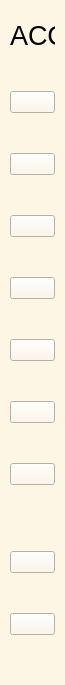
     <widget class="QWidget" name="icon_only_widget" native="true">
      <property name="minimumSize">
       <size>
        <width>65</width>
        <height>0</height>
       </size>
      </property>
      <property name="maximumSize">
       <size>
        <width>65</width>
        <height>16777215</height>
       </size>
      </property>
      <property name="styleSheet">
       <string notr="true"> background-color: #FEF6E4;
  
</string>
      </property>
      <layout class="QVBoxLayout" name="verticalLayout" stretch="0,0,0,0,0,0,0,0,0,0,0">
       <property name="spacing">
        <number>40</number>
       </property>
       <property name="leftMargin">
        <number>10</number>
       </property>
       <property name="topMargin">
        <number>20</number>
       </property>
       <property name="rightMargin">
        <number>10</number>
       </property>
       <property name="bottomMargin">
        <number>50</number>
       </property>
       <item>
        <widget class="QLabel" name="icon_only_Acc">
         <property name="font">
          <font>
           <pointsize>20</pointsize>
           <weight>50</weight>
           <bold>false</bold>
          </font>
         </property>
         <property name="text">
          <string>ACC</string>
         </property>
        </widget>
       </item>
       <item>
        <widget class="QPushButton" name="dashboardbutton_2">
         <property name="sizePolicy">
          <sizepolicy hsizetype="Expanding" vsizetype="Expanding">
           <horstretch>0</horstretch>
           <verstretch>0</verstretch>
          </sizepolicy>
         </property>
         <property name="styleSheet">
          <string notr="true">QPushButton:hover {
    background-color: qlineargradient(spread: pad, x1: 0, y1: 0, x2: 1, y2: 0, stop: 0 #FEF6E4, stop: 1 #ADD8E6);
    border-top-left-radius: 20px;
    border-bottom-left-radius: 20px;
}

QPushButton:pressed {
    background-color: rgb(254, 246, 228);
    border-top-left-radius: 20px;
    border-bottom-left-radius: 20px;
 
}
</string>
         </property>
         <property name="text">
          <string/>
         </property>
         <property name="icon">
          <iconset resource="resource.qrc">
           <normaloff>:/icons/icon/dashboard.png</normaloff>:/icons/icon/dashboard.png</iconset>
         </property>
         <property name="checkable">
          <bool>true</bool>
         </property>
         <property name="autoExclusive">
          <bool>true</bool>
         </property>
        </widget>
       </item>
       <item>
        <widget class="QPushButton" name="peoplebutton_2">
         <property name="sizePolicy">
          <sizepolicy hsizetype="Expanding" vsizetype="Expanding">
           <horstretch>0</horstretch>
           <verstretch>0</verstretch>
          </sizepolicy>
         </property>
         <property name="styleSheet">
          <string notr="true">QPushButton:hover {
    background-color: qlineargradient(spread: pad, x1: 0, y1: 0, x2: 1, y2: 0, stop: 0 #FEF6E4, stop: 1 #ADD8E6);
    border-top-left-radius: 20px;
    border-bottom-left-radius: 20px;
}

QPushButton:pressed {
    background-color: rgb(254, 246, 228);
    border-top-left-radius: 20px;
    border-bottom-left-radius: 20px;
 
}
</string>
         </property>
         <property name="text">
          <string/>
         </property>
         <property name="icon">
          <iconset resource="resource.qrc">
           <normaloff>:/icons/icon/people.png</normaloff>:/icons/icon/people.png</iconset>
         </property>
         <property name="checkable">
          <bool>true</bool>
         </property>
         <property name="autoExclusive">
          <bool>true</bool>
         </property>
        </widget>
       </item>
       <item>
        <widget class="QPushButton" name="acbutton_2">
         <property name="sizePolicy">
          <sizepolicy hsizetype="Expanding" vsizetype="Expanding">
           <horstretch>0</horstretch>
           <verstretch>0</verstretch>
          </sizepolicy>
         </property>
         <property name="styleSheet">
          <string notr="true">QPushButton:hover {
    background-color: qlineargradient(spread: pad, x1: 0, y1: 0, x2: 1, y2: 0, stop: 0 #FEF6E4, stop: 1 #ADD8E6);
    border-top-left-radius: 20px;
    border-bottom-left-radius: 20px;
}

QPushButton:pressed {
    background-color: rgb(254, 246, 228);
    border-top-left-radius: 20px;
    border-bottom-left-radius: 20px;
 
}
</string>
         </property>
         <property name="text">
          <string/>
         </property>
         <property name="icon">
          <iconset resource="resource.qrc">
           <normaloff>:/icons/icon/Ac.png</normaloff>:/icons/icon/Ac.png</iconset>
         </property>
         <property name="checkable">
          <bool>true</bool>
         </property>
         <property name="autoExclusive">
          <bool>true</bool>
         </property>
        </widget>
       </item>
       <item>
        <widget class="QPushButton" name="eclectricfanbutton">
         <property name="sizePolicy">
          <sizepolicy hsizetype="Expanding" vsizetype="Expanding">
           <horstretch>0</horstretch>
           <verstretch>0</verstretch>
          </sizepolicy>
         </property>
         <property name="styleSheet">
          <string notr="true">QPushButton:hover {
    background-color: qlineargradient(spread: pad, x1: 0, y1: 0, x2: 1, y2: 0, stop: 0 #FEF6E4, stop: 1 #ADD8E6);
    border-top-left-radius: 20px;
    border-bottom-left-radius: 20px;
}

QPushButton:pressed {
    background-color: rgb(254, 246, 228);
    border-top-left-radius: 20px;
    border-bottom-left-radius: 20px;
 
}
</string>
         </property>
         <property name="text">
          <string/>
         </property>
         <property name="icon">
          <iconset resource="resource.qrc">
           <normaloff>:/icons/icon/electricfan.png</normaloff>:/icons/icon/electricfan.png</iconset>
         </property>
         <property name="checkable">
          <bool>true</bool>
         </property>
         <property name="autoExclusive">
          <bool>true</bool>
         </property>
        </widget>
       </item>
       <item>
        <widget class="QPushButton" name="lightsbutton_2">
         <property name="sizePolicy">
          <sizepolicy hsizetype="Expanding" vsizetype="Expanding">
           <horstretch>0</horstretch>
           <verstretch>0</verstretch>
          </sizepolicy>
         </property>
         <property name="styleSheet">
          <string notr="true">QPushButton:hover {
    background-color: qlineargradient(spread: pad, x1: 0, y1: 0, x2: 1, y2: 0, stop: 0 #FEF6E4, stop: 1 #ADD8E6);
    border-top-left-radius: 20px;
    border-bottom-left-radius: 20px;
}

QPushButton:pressed {
    background-color: rgb(254, 246, 228);
    border-top-left-radius: 20px;
    border-bottom-left-radius: 20px;
 
}
</string>
         </property>
         <property name="text">
          <string/>
         </property>
         <property name="icon">
          <iconset resource="resource.qrc">
           <normaloff>:/icons/icon/light.png</normaloff>:/icons/icon/light.png</iconset>
         </property>
         <property name="checkable">
          <bool>true</bool>
         </property>
         <property name="autoExclusive">
          <bool>true</bool>
         </property>
        </widget>
       </item>
       <item>
        <widget class="QPushButton" name="doorbutton_2">
         <property name="sizePolicy">
          <sizepolicy hsizetype="Expanding" vsizetype="Expanding">
           <horstretch>0</horstretch>
           <verstretch>0</verstretch>
          </sizepolicy>
         </property>
         <property name="styleSheet">
          <string notr="true">QPushButton:hover {
    background-color: qlineargradient(spread: pad, x1: 0, y1: 0, x2: 1, y2: 0, stop: 0 #FEF6E4, stop: 1 #ADD8E6);
    border-top-left-radius: 20px;
    border-bottom-left-radius: 20px;
}

QPushButton:pressed {
    background-color: rgb(254, 246, 228);
    border-top-left-radius: 20px;
    border-bottom-left-radius: 20px;
 
}
</string>
         </property>
         <property name="text">
          <string/>
         </property>
         <property name="icon">
          <iconset resource="resource.qrc">
           <normaloff>:/icons/icon/door.png</normaloff>:/icons/icon/door.png</iconset>
         </property>
         <property name="checkable">
          <bool>true</bool>
         </property>
         <property name="autoExclusive">
          <bool>true</bool>
         </property>
        </widget>
       </item>
       <item>
        <widget class="QPushButton" name="powerconsumptionbutton_2">
         <property name="sizePolicy">
          <sizepolicy hsizetype="Expanding" vsizetype="Expanding">
           <horstretch>0</horstretch>
           <verstretch>0</verstretch>
          </sizepolicy>
         </property>
         <property name="styleSheet">
          <string notr="true">QPushButton:hover {
    background-color: qlineargradient(spread: pad, x1: 0, y1: 0, x2: 1, y2: 0, stop: 0 #FEF6E4, stop: 1 #ADD8E6);
    border-top-left-radius: 20px;
    border-bottom-left-radius: 20px;
}

QPushButton:pressed {
    background-color: rgb(254, 246, 228);
    border-top-left-radius: 20px;
    border-bottom-left-radius: 20px;
 
}
</string>
         </property>
         <property name="text">
          <string/>
         </property>
         <property name="icon">
          <iconset resource="resource.qrc">
           <normaloff>:/icons/icon/Pc.png</normaloff>:/icons/icon/Pc.png</iconset>
         </property>
         <property name="checkable">
          <bool>true</bool>
         </property>
         <property name="autoExclusive">
          <bool>true</bool>
         </property>
        </widget>
       </item>
       <item>
        <spacer name="verticalSpacer">
         <property name="orientation">
          <enum>Qt::Vertical</enum>
         </property>
         <property name="sizeHint" stdset="0">
          <size>
           <width>20</width>
           <height>26</height>
          </size>
         </property>
        </spacer>
       </item>
       <item>
        <widget class="QPushButton" name="infobutton_2">
         <property name="sizePolicy">
          <sizepolicy hsizetype="Minimum" vsizetype="Minimum">
           <horstretch>0</horstretch>
           <verstretch>0</verstretch>
          </sizepolicy>
         </property>
         <property name="styleSheet">
          <string notr="true">QPushButton:hover {
    background-color: qlineargradient(spread: pad, x1: 0, y1: 0, x2: 1, y2: 0, stop: 0 #FEF6E4, stop: 1 #ADD8E6);
    border-top-left-radius: 20px;
    border-bottom-left-radius: 20px;
}

QPushButton:pressed {
    background-color: rgb(254, 246, 228);
    border-top-left-radius: 20px;
    border-bottom-left-radius: 20px;
 
}
</string>
         </property>
         <property name="text">
          <string/>
         </property>
         <property name="icon">
          <iconset resource="resource.qrc">
           <normaloff>:/icons/icon/icons8-about-50.png</normaloff>:/icons/icon/icons8-about-50.png</iconset>
         </property>
         <property name="checkable">
          <bool>true</bool>
         </property>
         <property name="autoExclusive">
          <bool>true</bool>
         </property>
        </widget>
       </item>
       <item>
        <widget class="QPushButton" name="exitbutton_2">
         <property name="sizePolicy">
          <sizepolicy hsizetype="Minimum" vsizetype="Minimum">
           <horstretch>0</horstretch>
           <verstretch>0</verstretch>
          </sizepolicy>
         </property>
         <property name="styleSheet">
          <string notr="true">QPushButton:hover {
    background-color: qlineargradient(spread: pad, x1: 0, y1: 0, x2: 1, y2: 0, stop: 0 #FEF6E4, stop: 1 #ADD8E6);
    border-top-left-radius: 20px;
    border-bottom-left-radius: 20px;
}

QPushButton:pressed {
    background-color: rgb(254, 246, 228);
    border-top-left-radius: 20px;
    border-bottom-left-radius: 20px;
 
}
</string>
         </property>
         <property name="text">
          <string/>
         </property>
         <property name="icon">
          <iconset resource="resource.qrc">
           <normaloff>:/icons/icon/icons8-exit-35.png</normaloff>:/icons/icon/icons8-exit-35.png</iconset>
         </property>
         <property name="checkable">
          <bool>true</bool>
         </property>
         <property name="autoExclusive">
          <bool>true</bool>
         </property>
        </widget>
       </item>
      </layout>
     </widget>
